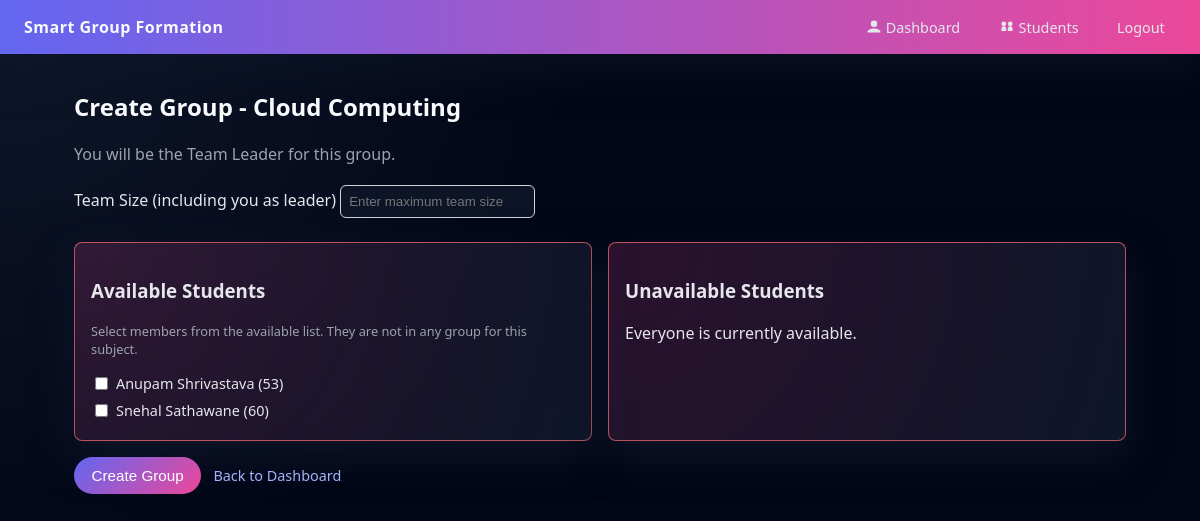
The app's page /subject/6/create_group (signed in) with its own data.
### app.py (models this page shows, shortened)
class Subject(db.Model):
    id = db.Column(db.Integer, primary_key=True)
    name = db.Column(db.String(120), unique=True, nullable=False)
    groups = db.relationship("ProjectGroup", backref="subject", lazy=True)

class User(db.Model):
    id = db.Column(db.Integer, primary_key=True)
    name = db.Column(db.String(120), nullable=False)
    roll_number = db.Column(db.String(50), nullable=False)
    email = db.Column(db.String(120), unique=True, nullable=False)
    password_hash = db.Column(db.String(255), nullable=False)

### app.py (the view, shortened to what this page needs)
@app.route("/subject/<int:subject_id>/create_group", methods=["GET", "POST"])
@login_required
def create_group(subject_id: int):
    user = get_current_user()
    subject = db.session.get(Subject, subject_id)
    if not subject:
        flash("Subject not found.", "danger")
        return redirect(url_for("dashboard"))
    existing_group = (
        ProjectGroup.query.join(GroupMember)
        .filter(
            ProjectGroup.subject_id == subject.id,
            GroupMember.user_id == user.id,
        )
        .first()
    )
    if existing_group:
        flash("You are already in a group for this subject.", "warning")
        return redirect(url_for("group_detail", group_id=existing_group.id))
    all_users = User.query.order_by(User.name).all()
    users_in_subject_groups = (
        db.session.query(User.id)
        .join(GroupMember, GroupMember.user_id == User.id)
        .join(ProjectGroup, ProjectGroup.id == GroupMember.group_id)
        .filter(ProjectGroup.subject_id == subject.id)
        .distinct()
        .all()
    )
    unavailable_ids = {row[0] for row in users_in_subject_groups}
    available_students = [u for u in all_users if u.id not in unavailable_ids]
    unavailable_students = [u for u in all_users if u.id in unavailable_ids]
    return render_template(
        "create_group.html",
        user=user,
        subject=subject,
        available_students=available_students,
        unavailable_students=unavailable_students,
    )

### app.py (called while the page is built)
def login_required(view_func):
    @wraps(view_func)
    def wrapped_view(*args, **kwargs):
        if "user_id" not in session:
            flash("Please log in to continue.", "warning")
            return redirect(url_for("login"))
        return view_func(*args, **kwargs)
    return wrapped_view

def get_current_user():
    user_id = session.get("user_id")
    if not user_id:
        return None
    return db.session.get(User, user_id)

### templates/create_group.html
{% extends "base.html" %}
{% block content %}
<section>
    <h2>Create Group - {{ subject.name }}</h2>
    <p class="subtitle">You will be the Team Leader for this group.</p>
    <form method="post" class="group-form">
        <label>Team Size (including you as leader)</label>
        <input type="number" name="team_size" min="1" required placeholder="Enter maximum team size">
        <div class="student-lists">
            <div class="student-list">
                <h3>Available Students</h3>
                {% if available_students %}
                    <p class="small-note">Select members from the available list. They are not in any group for this subject.</p>
                    <div class="student-checkboxes">
                        {% for s in available_students %}
                            <label class="checkbox-item">
                                <input type="checkbox" name="members" value="{{ s.id }}">
                                <span>{{ s.name }} ({{ s.roll_number }})</span>
                            </label>
                        {% endfor %}
                    </div>
                {% else %}
                    <p>No available students at the moment.</p>
                {% endif %}
            </div>
            <div class="student-list">
                <h3>Unavailable Students</h3>
                {% if unavailable_students %}
                    <p class="small-note">These students are already in a group for this subject.</p>
                    <ul>
                        {% for s in unavailable_students %}
                            <li>{{ s.name }} ({{ s.roll_number }})</li>
                        {% endfor %}
                    </ul>
                {% else %}
                    <p>Everyone is currently available.</p>
                {% endif %}
            </div>
        </div>
        <button type="submit" class="btn-primary">Create Group</button>
        <a href="{{ url_for('dashboard') }}" class="btn-link">Back to Dashboard</a>
    </form>
</section>
{% endblock %}

### static/css/style.css (style rules this page uses)
* { box-sizing: border-box; }
body { margin: 0; font-family: system-ui, -apple-system, BlinkMacSystemFont, "Segoe UI", sans-serif; background: radial-gradient(circle at top left, #0f172a 0, #020617 45%, #020617 100%); color: #e5e7eb; }
h2 { margin-top: 0; color: #f9fafb; }
.subtitle { color: #9ca3af; margin-bottom: 1.25rem; }
.btn-primary { display: inline-block; border: none; background: linear-gradient(135deg, #6366f1, #ec4899); color: #fff; padding: 0.6rem 1.1rem; border-radius: 999px; font-size: 0.95rem; cursor: pointer; margin-top: 1rem; }
.btn-link { color: #a5b4fc; text-decoration: none; font-size: 0.9rem; margin-left: 0.5rem; }
.group-form input[type="number"] { max-width: 200px; padding: 0.5rem; border: 1px solid #d1d5db; border-radius: 6px; background: rgba(15, 23, 42, 0.8); color: #e5e7eb; }
.student-lists { display: grid; grid-template-columns: repeat(auto-fit, minmax(260px, 1fr)); gap: 1rem; margin-top: 1.5rem; }
.student-list { background: radial-gradient(circle at top left, rgba(236, 72, 153, 0.18), rgba(15, 23, 42, 0.96)); border-radius: 8px; padding: 1rem; box-shadow: 0 16px 40px rgba(15, 23, 42, 0.85); border: 1px solid rgba(248, 113, 113, 0.7); }
.student-checkboxes { max-height: 260px; overflow-y: auto; margin-top: 0.5rem; }
.checkbox-item { display: flex; align-items: center; padding: 0.25rem 0; font-size: 0.9rem; }
.checkbox-item input { margin-right: 0.5rem; }
.small-note { font-size: 0.8rem; color: #9ca3af; }

### records on screen
Subject: name "Cloud Computing"
User: name "Anupam Shrivastava", roll_number "53"
User: name "Snehal Sathawane", roll_number "60"
